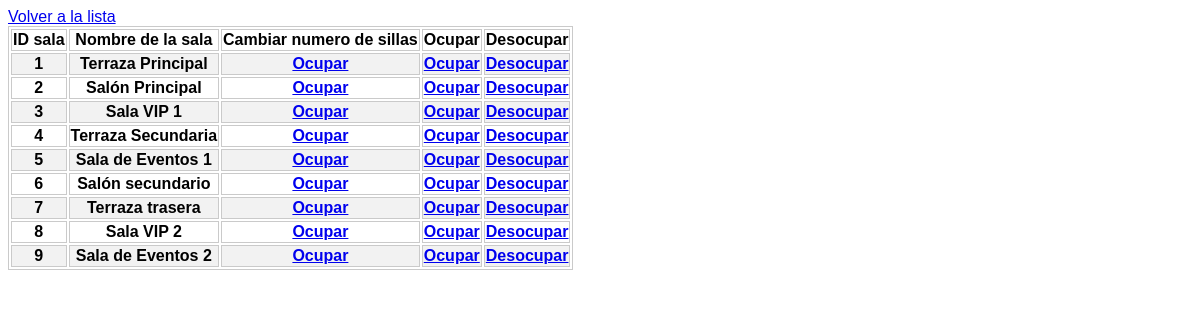
/salas.php (signed in), run on the app's committed database.
### tables this page shows
CREATE TABLE `tbl_salas` (
  `id_sala` int(11) NOT NULL,
  `ubicacion_sala` varchar(50) NOT NULL,
  `capacidad` int(11) NOT NULL
);

### salas.php (the view, shortened to what this page needs)
<?php
include("./proc/conexion.php");
try {
    $sqlUsr="SELECT * FROM `tbl_salas`";
    $stmt1 = mysqli_prepare($conn, $sqlUsr);
    mysqli_stmt_execute($stmt1);
    $res = mysqli_stmt_get_result($stmt1);
} catch (Exception $e) {
    echo "Ha ocurrido un error al hacer la consulta: ".$e->getMessage();
    die();
}
?>
<!DOCTYPE html>
<html lang="en">
<head>
    <link rel="stylesheet" href="./css/style.css">
</head>
<body>
<table>
    <tr>
        <th>ID sala</th>
        <th>Nombre de la sala</th>
        <th>Cambiar numero de sillas</th>
        <th>Ocupar</th>
        <th>Desocupar</th>
    </tr>
    <?php
    foreach ($res as $salas) {
        $id=$salas["id_sala"];
        echo"<tr>
                <th>". $salas['id_sala']."</th>
                <th>". $salas['ubicacion_sala']."</th>";
                echo'<th><a href="./cambioSilla.php?id='.$id.'">Ocupar</a></th>';
                echo'<th><a href="./ocupar.php?id='.$id.'">Ocupar</a></th>';
                echo'<th><a href="./desocupar.php?id='.$id.'">Desocupar</a></th>';
            echo"</tr>";
    }
    ?>
<a href="./listaCamareros.php">Volver a la lista</a>
</body>
</html>

### css/style.css (style rules this page uses)
* { font-family: 'Montserrat', sans-serif; }
tr:nth-child(even) { background-color: #f2f2f2; }
table, th, td { border: 1px solid; border-color: rgb(202, 202, 202); }

### data on the page
tbl_salas: id_sala "1", ubicacion_sala "Terraza Principal"
tbl_salas: id_sala "2", ubicacion_sala "Salón Principal"
tbl_salas: id_sala "3", ubicacion_sala "Sala VIP 1"
tbl_salas: id_sala "4", ubicacion_sala "Terraza Secundaria"
tbl_salas: id_sala "5", ubicacion_sala "Sala de Eventos 1"
tbl_salas: id_sala "6", ubicacion_sala "Salón secundario"
tbl_salas: id_sala "7", ubicacion_sala "Terraza trasera"
tbl_salas: id_sala "8", ubicacion_sala "Sala VIP 2"
tbl_salas: id_sala "9", ubicacion_sala "Sala de Eventos 2"
